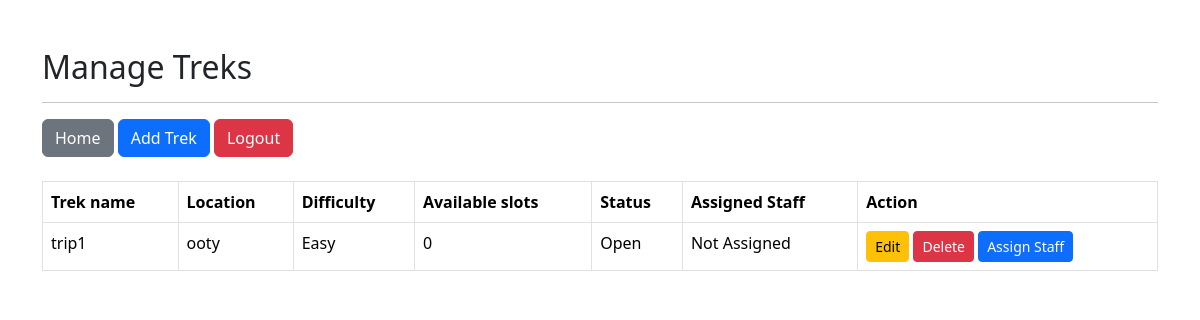
Page /manage_trek on the committed database.
### models.py (models this page shows)
class Trek(db.Model):
    id = db.Column(db.Integer, primary_key=True)
    trek_name = db.Column(db.String(100), nullable=False)
    location = db.Column(db.String(100), nullable=False)
    difficulty = db.Column(db.String(20), nullable=False)
    duration = db.Column(db.Integer, nullable=False)
    slots = db.Column(db.Integer, nullable=False)
    status = db.Column(db.String(20), nullable=False)

### app.py (the view)
@app.route('/manage_trek')
def manage_trek():
    treks=Trek.query.all()
    return render_template("manage_trek.html",treks=treks)

### templates/manage_trek.html (shortened to what this page needs)
<!DOCTYPE html>
<html lang="en">
<head>
    <link href="https://cdn.jsdelivr.net/npm/bootstrap@5.3.7/dist/css/bootstrap.min.css" rel="stylesheet">
</head>
<body class="container mt-5">
    <h2>Manage Treks</h2>
    <hr>
    <a href="/homepage" class="btn btn-secondary">Home</a>
    <a href="/add_trek" class="btn btn-primary">Add Trek</a>
    <a href="/" class="btn btn-danger">Logout</a>
    <br><br>
    <table class="table table-bordered">
        <thead>
            <tr>
                <th>Trek name</th>
                <th>Location</th>
                <th>Difficulty</th>
                <th>Available slots</th>
                <th>Status</th>
                <th>Assigned Staff</th>
                <th>Action</th>
            </tr>
        </thead>
        <tbody>
{% for trek in treks %}
<tr>
    <td>{{ trek.trek_name }}</td>
    <td>{{ trek.location }}</td>
    <td>{{ trek.difficulty }}</td>
    <td>{{ trek.slots }}</td>
    <td>{{ trek.status }}</td>
    <td>
        {% if trek.assigned_staff_id %}
            {{ trek.assigned_staff_id }}
        {% else %}
            Not Assigned
        {% endif %}
    </td>
<td>
    <a href="/edit_trek/{{ trek.id }}" class="btn btn-warning btn-sm">
        Edit</a>
    <a href="/delete_trek/{{ trek.id }}" class="btn btn-danger btn-sm">
        Delete</a>
    <a href="/assign_staff/{{ trek.id }}" class="btn btn-primary btn-sm">
        Assign Staff</a>
    </td>
</tr>
{% endfor %}
</tbody>
    </table>
</body>
</html>

### rows in the picture
Trek: trek_name "trip1", location "ooty", difficulty "Easy", slots "0", status "Open"
